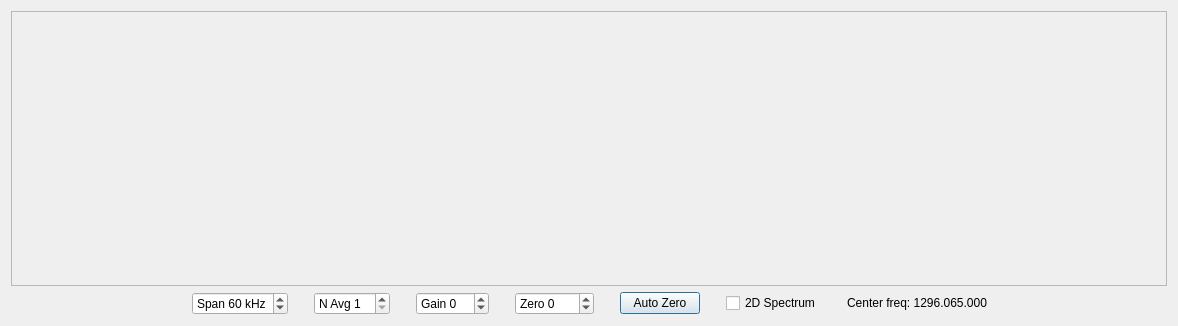
<?xml version="1.0" encoding="UTF-8"?>
<ui version="4.0">
 <class>WideGraph</class>
 <widget class="QDialog" name="WideGraph">
  <property name="geometry">
   <rect>
    <x>0</x>
    <y>0</y>
    <width>1178</width>
    <height>326</height>
   </rect>
  </property>
  <property name="windowTitle">
   <string>Dialog</string>
  </property>
  <layout class="QVBoxLayout" name="verticalLayout_2" stretch="1,0">
   <item>
    <widget class="CPlotter" name="widePlot">
     <property name="enabled">
      <bool>true</bool>
     </property>
     <property name="sizePolicy">
      <sizepolicy hsizetype="Expanding" vsizetype="Expanding">
       <horstretch>0</horstretch>
       <verstretch>0</verstretch>
      </sizepolicy>
     </property>
     <property name="minimumSize">
      <size>
       <width>400</width>
       <height>200</height>
      </size>
     </property>
     <property name="frameShape">
      <enum>QFrame::StyledPanel</enum>
     </property>
     <property name="frameShadow">
      <enum>QFrame::Sunken</enum>
     </property>
     <property name="lineWidth">
      <number>1</number>
     </property>
    </widget>
   </item>
   <item>
    <layout class="QVBoxLayout" name="verticalLayout">
     <item>
      <layout class="QHBoxLayout" name="horizontalLayout_3">
       <item>
        <spacer name="horizontalSpacer_8">
         <property name="orientation">
          <enum>Qt::Horizontal</enum>
         </property>
         <property name="sizeHint" stdset="0">
          <size>
           <width>40</width>
           <height>20</height>
          </size>
         </property>
        </spacer>
       </item>
       <item>
        <widget class="QSpinBox" name="freqSpanSpinBox">
         <property name="sizePolicy">
          <sizepolicy hsizetype="Preferred" vsizetype="Fixed">
           <horstretch>0</horstretch>
           <verstretch>0</verstretch>
          </sizepolicy>
         </property>
         <property name="minimumSize">
          <size>
           <width>60</width>
           <height>0</height>
          </size>
         </property>
         <property name="maximumSize">
          <size>
           <width>16777215</width>
           <height>16777215</height>
          </size>
         </property>
         <property name="suffix">
          <string> kHz</string>
         </property>
         <property name="prefix">
          <string>Span </string>
         </property>
         <property name="minimum">
          <number>5</number>
         </property>
         <property name="maximum">
          <number>90</number>
         </property>
         <property name="singleStep">
          <number>5</number>
         </property>
         <property name="value">
          <number>60</number>
         </property>
        </widget>
       </item>
       <item>
        <spacer name="horizontalSpacer_2">
         <property name="orientation">
          <enum>Qt::Horizontal</enum>
         </property>
         <property name="sizeType">
          <enum>QSizePolicy::Fixed</enum>
         </property>
         <property name="sizeHint" stdset="0">
          <size>
           <width>20</width>
           <height>20</height>
          </size>
         </property>
        </spacer>
       </item>
       <item>
        <widget class="QSpinBox" name="waterfallAvgSpinBox">
         <property name="sizePolicy">
          <sizepolicy hsizetype="Preferred" vsizetype="Fixed">
           <horstretch>0</horstretch>
           <verstretch>0</verstretch>
          </sizepolicy>
         </property>
         <property name="minimumSize">
          <size>
           <width>0</width>
           <height>0</height>
          </size>
         </property>
         <property name="maximumSize">
          <size>
           <width>16777215</width>
           <height>16777215</height>
          </size>
         </property>
         <property name="prefix">
          <string>N Avg </string>
         </property>
         <property name="minimum">
          <number>1</number>
         </property>
         <property name="maximum">
          <number>20</number>
         </property>
        </widget>
       </item>
       <item>
        <spacer name="horizontalSpacer_3">
         <property name="orientation">
          <enum>Qt::Horizontal</enum>
         </property>
         <property name="sizeType">
          <enum>QSizePolicy::Fixed</enum>
         </property>
         <property name="sizeHint" stdset="0">
          <size>
           <width>20</width>
           <height>20</height>
          </size>
         </property>
        </spacer>
       </item>
       <item>
        <widget class="QSpinBox" name="gainSpinBox">
         <property name="sizePolicy">
          <sizepolicy hsizetype="Preferred" vsizetype="Fixed">
           <horstretch>0</horstretch>
           <verstretch>0</verstretch>
          </sizepolicy>
         </property>
         <property name="maximumSize">
          <size>
           <width>16777215</width>
           <height>16777215</height>
          </size>
         </property>
         <property name="prefix">
          <string>Gain </string>
         </property>
         <property name="minimum">
          <number>-20</number>
         </property>
         <property name="maximum">
          <number>20</number>
         </property>
        </widget>
       </item>
       <item>
        <spacer name="horizontalSpacer_4">
         <property name="orientation">
          <enum>Qt::Horizontal</enum>
         </property>
         <property name="sizeType">
          <enum>QSizePolicy::Fixed</enum>
         </property>
         <property name="sizeHint" stdset="0">
          <size>
           <width>20</width>
           <height>20</height>
          </size>
         </property>
        </spacer>
       </item>
       <item>
        <widget class="QSpinBox" name="zeroSpinBox">
         <property name="sizePolicy">
          <sizepolicy hsizetype="Preferred" vsizetype="Fixed">
           <horstretch>0</horstretch>
           <verstretch>0</verstretch>
          </sizepolicy>
         </property>
         <property name="maximumSize">
          <size>
           <width>16777215</width>
           <height>16777215</height>
          </size>
         </property>
         <property name="prefix">
          <string>Zero </string>
         </property>
         <property name="minimum">
          <number>-100</number>
         </property>
         <property name="maximum">
          <number>100</number>
         </property>
        </widget>
       </item>
       <item>
        <spacer name="horizontalSpacer_5">
         <property name="orientation">
          <enum>Qt::Horizontal</enum>
         </property>
         <property name="sizeType">
          <enum>QSizePolicy::Fixed</enum>
         </property>
         <property name="sizeHint" stdset="0">
          <size>
           <width>20</width>
           <height>20</height>
          </size>
         </property>
        </spacer>
       </item>
       <item>
        <widget class="QPushButton" name="autoZeroPushButton">
         <property name="text">
          <string>Auto Zero</string>
         </property>
        </widget>
       </item>
       <item>
        <spacer name="horizontalSpacer_6">
         <property name="orientation">
          <enum>Qt::Horizontal</enum>
         </property>
         <property name="sizeType">
          <enum>QSizePolicy::Fixed</enum>
         </property>
         <property name="sizeHint" stdset="0">
          <size>
           <width>20</width>
           <height>20</height>
          </size>
         </property>
        </spacer>
       </item>
       <item>
        <widget class="QCheckBox" name="cbSpec2d">
         <property name="text">
          <string>2D Spectrum</string>
         </property>
        </widget>
       </item>
       <item>
        <spacer name="horizontalSpacer_7">
         <property name="orientation">
          <enum>Qt::Horizontal</enum>
         </property>
         <property name="sizeType">
          <enum>QSizePolicy::Fixed</enum>
         </property>
         <property name="sizeHint" stdset="0">
          <size>
           <width>20</width>
           <height>20</height>
          </size>
         </property>
        </spacer>
       </item>
       <item>
        <widget class="QLabel" name="labFreq">
         <property name="text">
          <string>&lt;html&gt;&lt;head/&gt;&lt;body&gt;&lt;p&gt;Center freq:   1296.065.000&lt;/p&gt;&lt;/body&gt;&lt;/html&gt;</string>
         </property>
        </widget>
       </item>
       <item>
        <spacer name="horizontalSpacer">
         <property name="orientation">
          <enum>Qt::Horizontal</enum>
         </property>
         <property name="sizeHint" stdset="0">
          <size>
           <width>40</width>
           <height>20</height>
          </size>
         </property>
        </spacer>
       </item>
      </layout>
     </item>
    </layout>
   </item>
  </layout>
 </widget>
 <customwidgets>
  <customwidget>
   <class>CPlotter</class>
   <extends>QFrame</extends>
   <header>plotter.h</header>
   <container>1</container>
  </customwidget>
 </customwidgets>
 <resources/>
 <connections/>
</ui>
